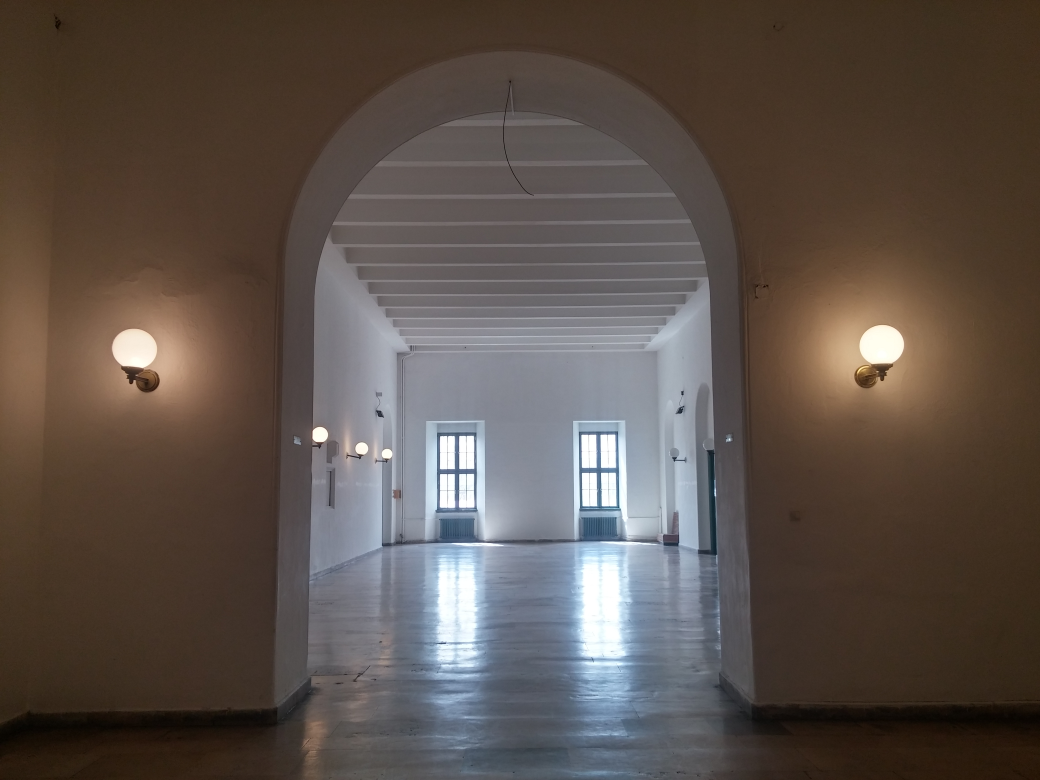
#> input picture rover_20_image/images/gps.jpg, 4160 x 3120 px, given in place of the camera (shown at 1/4 size)
$ python color_range.py   (older library calls are emulated)
#> lines starting #> are read from the running program, lines starting #| are printed output that depends on the picture; after the words box and inside, x2 and y2 are one past the last pixel; in counts of white or black regions, pixels touching at a corner belong together
import cv2
import numpy as np

def nothing(x):
    # any operation
    pass

cap = cv2.VideoCapture(0)

cv2.namedWindow("Trackbars")
cv2.createTrackbar("L-H", "Trackbars", 0, 180, nothing)
cv2.createTrackbar("L-S", "Trackbars", 29, 255, nothing)
cv2.createTrackbar("L-V", "Trackbars", 151, 255, nothing)
cv2.createTrackbar("U-H", "Trackbars", 70, 180, nothing)
cv2.createTrackbar("U-S", "Trackbars", 255, 255, nothing)
cv2.createTrackbar("U-V", "Trackbars", 255, 255, nothing)

font = cv2.FONT_HERSHEY_COMPLEX

while True:
    _, frame = cap.read()
#> frame is the input picture: shape (3120, 4160, 3); mean B, G, R 74.3, 81.1, 92

    frame = cv2.add(frame,np.array([-20.0]))

    hsv = cv2.cvtColor(frame, cv2.COLOR_BGR2HSV)
#> hsv: shape (3120, 4160, 3); mean H, S, V 28.7, 134.5, 94.1

    l_h = cv2.getTrackbarPos("L-H", "Trackbars")
    l_s = cv2.getTrackbarPos("L-S", "Trackbars")
    l_v = cv2.getTrackbarPos("L-V", "Trackbars")
    u_h = cv2.getTrackbarPos("U-H", "Trackbars")
    u_s = cv2.getTrackbarPos("U-S", "Trackbars")
    u_v = cv2.getTrackbarPos("U-V", "Trackbars")

    lower_red = np.array([l_h, l_s, l_v])
    upper_red = np.array([u_h, u_s, u_v])

    mask = cv2.inRange(hsv, lower_red, upper_red)
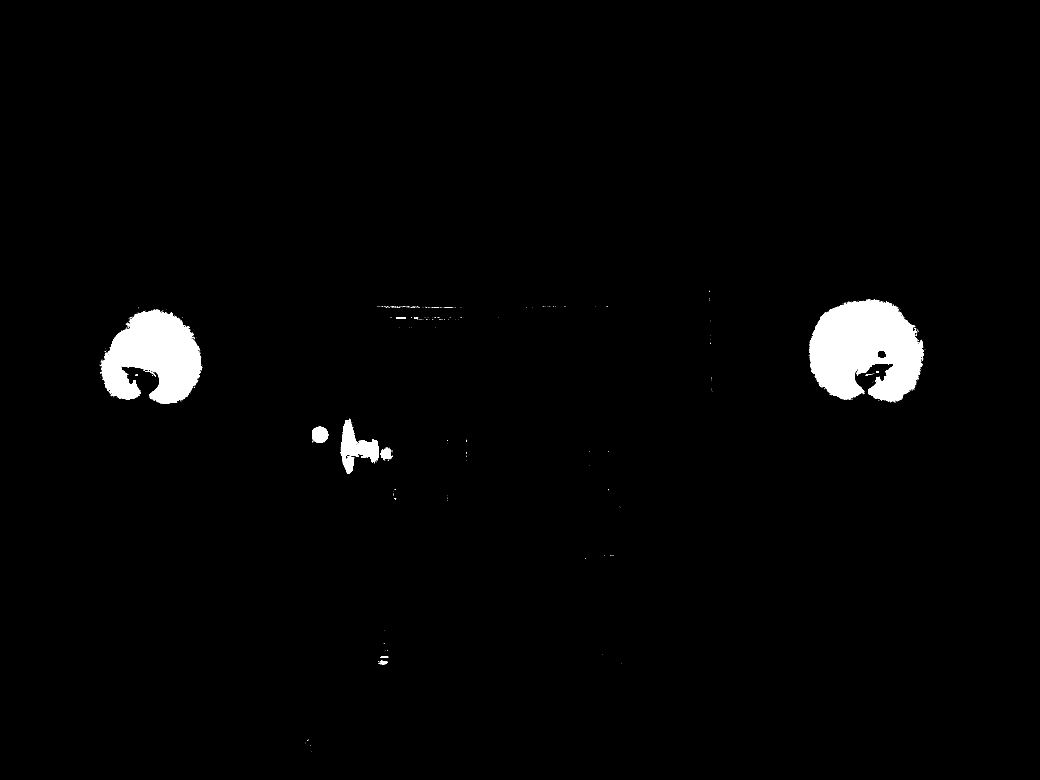
#> mask: shape (3120, 4160) (shown at 1/4 size); 1.9% white; 545 white regions (525 under 20 px), largest, box (x1, y1, x2, y2) and area: (3237, 1197, 3695, 1608) 133124, (405, 1239, 809, 1615) 98323, (1362, 1677, 1436, 1894) 8753
    kernel = np.ones((5, 5), np.uint8)
    mask = cv2.erode(mask, kernel)
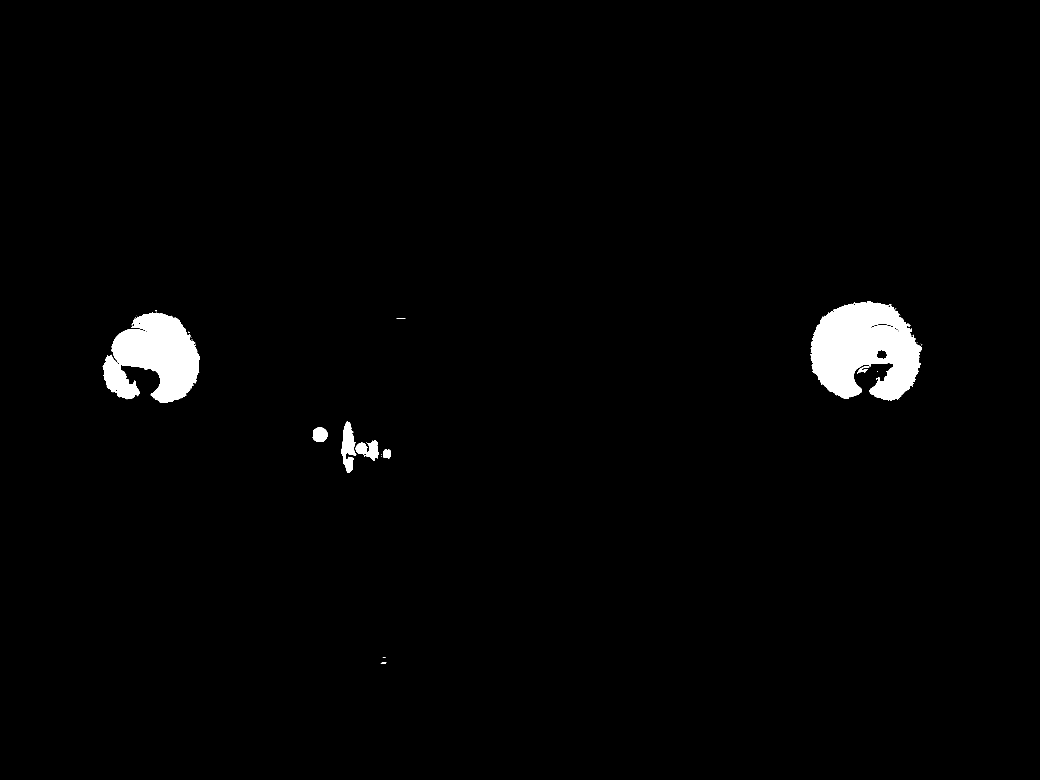
#> mask: shape (3120, 4160) (shown at 1/4 size); 1.7% white; 36 white regions (25 under 20 px)

    # Contours detection
    _, contours, _ = cv2.findContours(mask, cv2.RETR_TREE, cv2.CHAIN_APPROX_SIMPLE)
#> contours = 46 contours, 27 with area under 20; largest, box (x1, y1, x2, y2) and area: (3242, 1205, 3686, 1603) 122328, (447, 1248, 800, 1612) 75996, (411, 1419, 559, 1597) 12575, (1365, 1686, 1426, 1892) 6650, (1423, 1762, 1514, 1844) 4006

    for cnt in contours:
        area = cv2.contourArea(cnt)
        approx = cv2.approxPolyDP(cnt, 0.02*cv2.arcLength(cnt, True), True)
        x = approx.ravel()[0]
        y = approx.ravel()[1]

        if area > 400:
            cv2.drawContours(frame, [approx], 0, (0, 0, 0), 5)

            if len(approx) == 3:
              cv2.putText(frame, "Triangle", (x, y), font, 1, (0, 0, 0))
            elif len(approx) == 4:
               cv2.putText(frame, "Rectangle", (x, y), font, 1, (0, 0, 0))
            elif 10 < len(approx) < 20:
                cv2.putText(frame, "Circle", (x, y), font, 1, (0, 0, 0))
#> this loop made 46 passes
#> (area, x, y) on passes 1, 5, 8, 10, 11, 15, 16, 17, 18, 19, 20, 33: (55.5, 1545, 2648), (837, 1539, 1799), (4005.5, 1509, 1770), (2682.5, 1269, 1711), (6650.5, 1388, 1686), (373, 3476, 1467), (34, 3440, 1480), (12575, 428, 1422), (51, 464, 1559), (47, 432, 1546), (34, 418, 1462), (75996, 608, 1248)


    cv2.imshow("Frame", frame)
    cv2.imshow("Mask", mask)

    key = cv2.waitKey(1)
#> (key Esc is pressed here)
    if key == 27:
        break

cap.release()
cv2.destroyAllWindows()
